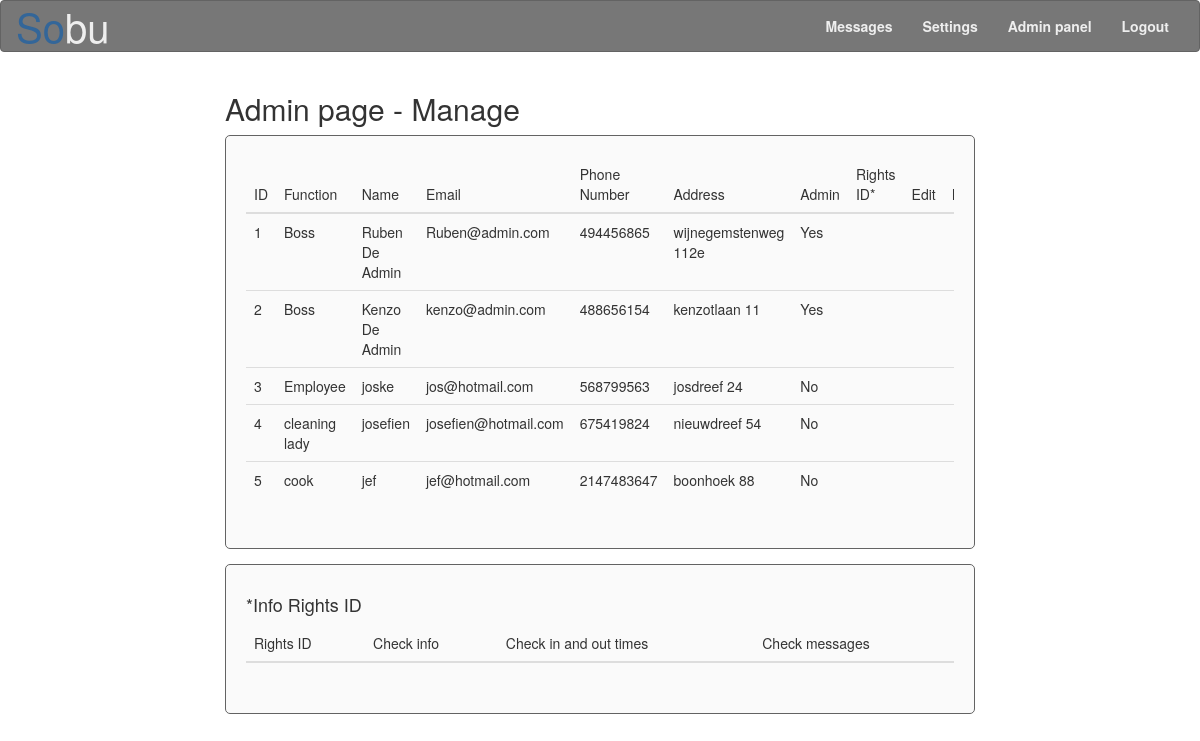
Before: /Site/admin_page_manage.php (signed in) with the older database file.
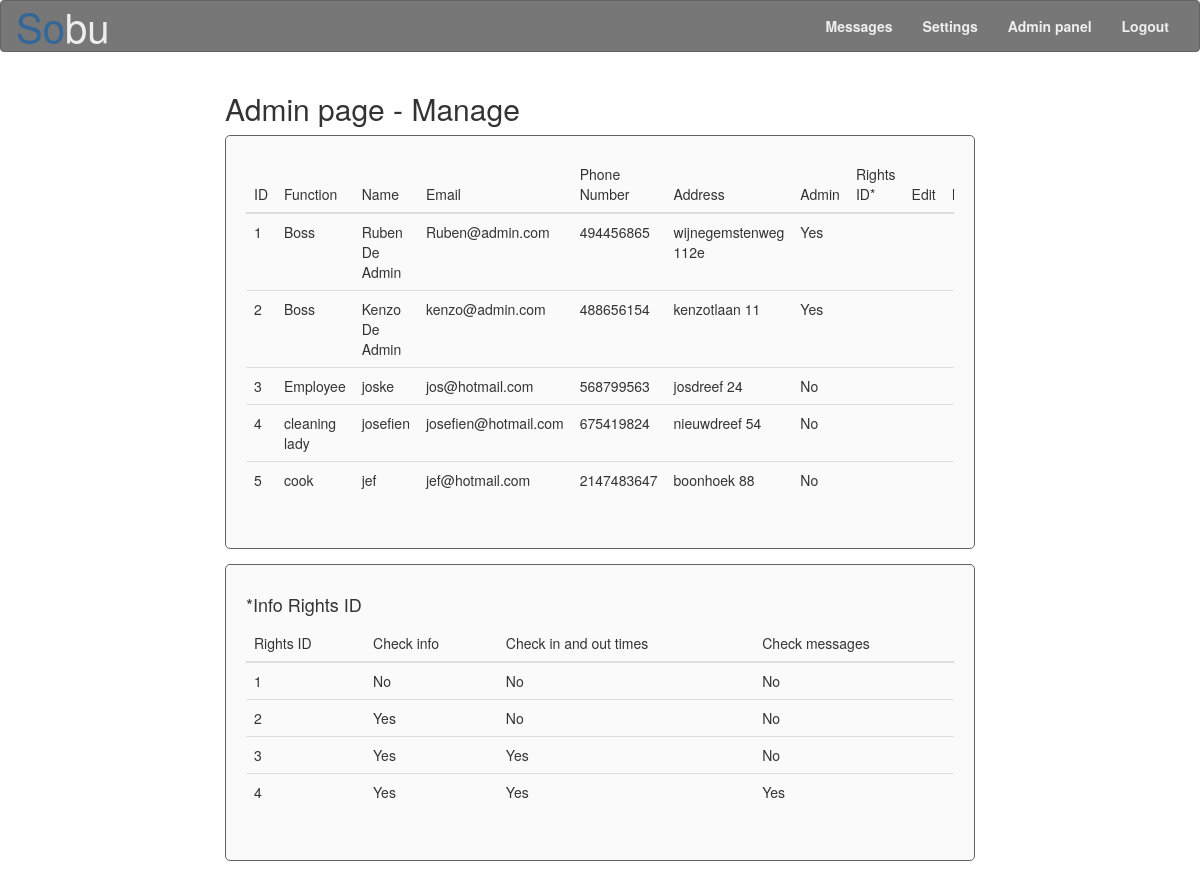
After: the same page with the newer database file.
### tables this page shows
CREATE TABLE IF NOT EXISTS `user` (
	`user_id` int(11) AUTO_INCREMENT,
	`name` varchar(40),
	`nin` bigint(30),
	`address` varchar(80),
	`gender` tinyint(1),
	`email` varchar(40),
	`profile_picture` varchar(10),
	`date_of_birth` date ,
	`online` tinyint(1) default '0',
	`martial_status` varchar(20),
	`password` varchar(50),
	`phone_number` int(15),
	`function` varchar(15),
	`rights_id` int(3) default '0',
	`admin` tinyint(1) default '0',
	`start_date` date,
	PRIMARY KEY (`user_id`),
	FOREIGN KEY (`rights_id`) REFERENCES `rights`(`rights_id`)
);

CREATE TABLE IF NOT EXISTS `rights` (
	`rights_id` int(11) AUTO_INCREMENT,
	`info` tinyint(1) DEFAULT '0',
	`check_in_out` tinyint(1) DEFAULT '0',
	`messages` tinyint(1) DEFAULT '0',
	PRIMARY KEY (`rights_id`)
);

### Site/functions.php (the view, shortened to what this page needs)
<?php
function connecteren()
{
	$host 		= "localhost";
	$user		= "sobu";
	$password	= "r0628842!1S";
	$database	= "sobu";
	$link = mysqli_connect($host, $user, $password) or die("Er kan geen connectie gelegd worden met $host");
	mysqli_select_db($link, $database) or die("databank $database niet beschikbaar");
	return $link;
}
function printmembers()
{
	$link = connecteren();
	$query = "SELECT user_id, name, function, address, email, phone_number, admin, rights_id FROM user ORDER BY user_id ASC";
	$result = mysqli_query($link, $query) or die("FOUT: er is een fout opgetreden bij het uitvoeren van de query \"$query\"");
	echo "<div class='table-responsive'><table class='table table-hover'><thead><tr><th>ID</th><th>Function</th><th>Name</th><th>Email</th><th>Phone Number</th><th>Address</th><th>Admin</th><th>Rights ID*</th><th>Edit</th><th>Delete</th></tr></thead><tbody>";
	if($result->num_rows > 0) {
		while($row = $result->fetch_assoc()) {
			if($row['admin'] == 1){
				$admin = "Yes";
			}
			else {$admin = "No";}
			echo "<tr><td>".$row['user_id']."</td><td>".$row['function']."</td><td>".$row['name']."</td><td>".$row['email']."</td><td>".$row['phone_number']."</td><td>".$row['address']."</td><td>".$admin."</td><td>".$row['rights_id']."</td><td></td><td></td></tr>";
		}
	}
	echo "</tbody></table></div>";
}
function printrightsinfo()
{
	$link = connecteren();
	$query = "SELECT * FROM rights ORDER BY rights_id ASC";
	$result = mysqli_query($link, $query) or die("FOUT: er is een fout opgetreden bij het uitvoeren van de query \"$query\"");
	echo "<div class='table-responsive'><table class='table table-hover'><thead><tr><th>Rights ID</th><th>Check info</th><th>Check in and out times</th><th>Check messages</th></tr></thead><tbody>";
	if($result->num_rows > 0) {
		while($row = $result->fetch_assoc()) {
			if($row['info'] == 1){
				$info = "Yes";
			}
			else {$info = "No";}
			if($row['check_in_out'] == 1){
				$check = "Yes";
			}
			else {$check = "No";}
			if($row['messages'] == 1){
				$message = "Yes";
			}
			else {$message = "No";}
			echo "<tr><td>".$row['rights_id']."</td><td>".$info."</td><td>".$check."</td><td>".$message."</td></tr>";
		}
	}
	echo "</tbody></table></div>";
}
?>

### Site/admin_page_manage.php (shortened to what this page needs)
<?php
include("functions.php");
if (isset($_SESSION["admin"]) && $_SESSION["admin"] == 1)
{
	?>
	<!DOCTYPE html>
	<html lang="en">
	<head>
		<link href="css/reset.css" rel="stylesheet" />
		<link href="css/bootstrap.css" rel="stylesheet">
		<link href="css/style.css" rel="stylesheet" />
		</head>
		<body>
			<nav class="navbar navbar-default">
				<div class="container-fluid">
					<div class="navbar-header">
						<a class="navbar-brand" href="index.php"><span class="so">So</span><span class="bu">bu</span></a>
					</div>
					<div class="collapse navbar-collapse" id="bs-example-navbar-collapse-1">
						<ul class="nav navbar-nav navbar-right links_bovenaan">
							<li><a href="messages_page.php">Messages</a></li>
							<li><a href="settings_page.php">Settings</a></li>
							<li><a href="admin_page.php">Admin panel</a></li>
							<li><a href="logout.php">Logout</a></li>
						</ul>
					</div>
				</div>
			</nav>
			<div class="container-fluid">
				<div class="col-sm-offset-1 col-md-offset-1 col-lg-offset-2 pad_15_left"><h2>Admin page - Manage</h2></div>
				<div class="col-xs-12 col-sm-12 col-sm-offset-1 col-md-10 col-md-offset-1 col-lg-8 col-lg-offset-2">
					<div class="BOX margin_15_bottom">
						<?php
							printmembers();
						?>
					</div>
					<div class="BOX">
						<?php
							echo "<h4>*Info Rights ID</h4>";
							printrightsinfo();
						?>
					</div>
				</div>
			</div>
		</body>
		</html>
		<?php
	}
	else
	{
		header( "Location: user_page.php" );
	}

### Site/CSS/style.css (style rules this page uses)
body { padding-bottom: 15px; }
span.so { color: #336699; }
span.bu { color: #eeeeee; }
.BOX { background-color: #fafafa; border: solid #636363 1px; border-radius: 5px; padding: 20px; }
.pad_15_left { padding-left: 15px; }
.margin_15_bottom { margin-bottom: 15px; }
.links_bovenaan > li > a { color: #f00; }

Changed rows visible on the page:
added rights: rights_id "1", info "No", check_in_out "No", messages "No"
added rights: rights_id "2", info "Yes", check_in_out "No", messages "No"
added rights: rights_id "3", info "Yes", check_in_out "Yes", messages "No"
added rights: rights_id "4", info "Yes", check_in_out "Yes", messages "Yes"
